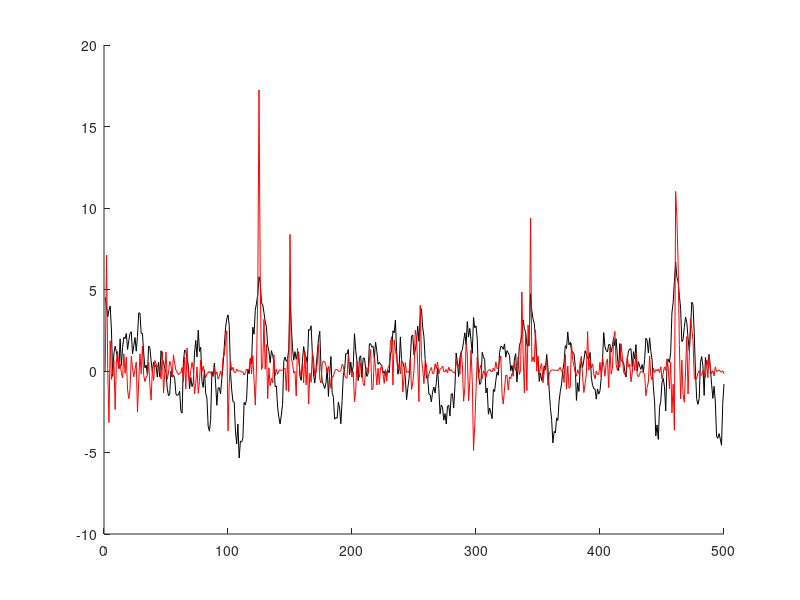

This chart was generated by the following MATLAB code:
N = 500;
alpha= 0.91;
sigma = 1.0;
beta= 0.5;
V = randn(N,1);
W = randn(N,1);
X = zeros(N,1);
Y = zeros(N,1);
X(1,1) = ((sigma^2)/(1-alpha^2))*randn;

for ii = 2:N
    X(ii,1) = alpha*X(ii-1,1) + sigma*V(ii,1);
    Y(ii,1) = beta*exp(X(ii,1)/2)*W(ii,1);
end

hold on
plot(X, 'k')
plot(Y,'r')
hold off

M = 1000;